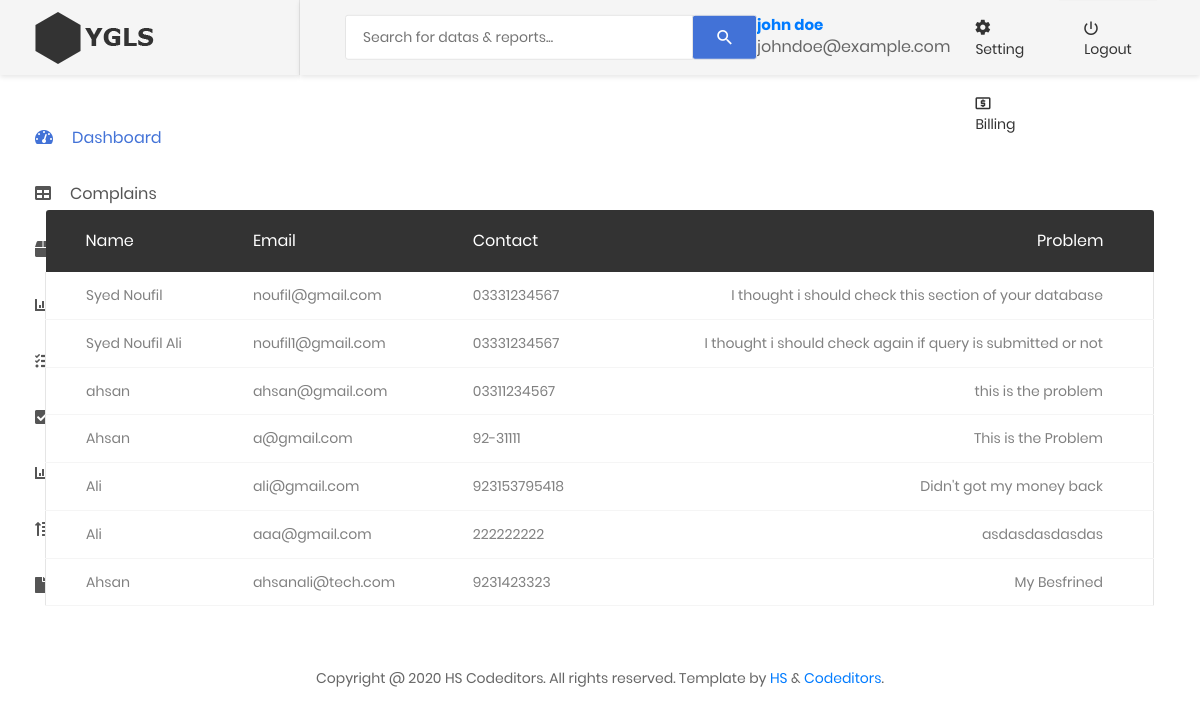
The page /complain.php on the database its author committed.
### tables this page shows
CREATE TABLE `complaints` (
  `id` int(11) NOT NULL,
  `c_name` varchar(50) NOT NULL,
  `c_email` varchar(50) NOT NULL,
  `contact` varchar(50) NOT NULL,
  `problem` varchar(500) NOT NULL
);

### complain.php (the view, shortened to what this page needs)
<!DOCTYPE html>
<html lang="en">
<head>
    <link href="css/font-face.css" rel="stylesheet" media="all">
    <link href="vendor/font-awesome-4.7/css/font-awesome.min.css" rel="stylesheet" media="all">
    <link href="vendor/font-awesome-5/css/fontawesome-all.min.css" rel="stylesheet" media="all">
    <link href="vendor/mdi-font/css/material-design-iconic-font.min.css" rel="stylesheet" media="all">
    <link href="vendor/bootstrap-4.1/bootstrap.min.css" rel="stylesheet" media="all">
    <link href="vendor/animsition/animsition.min.css" rel="stylesheet" media="all">
    <link href="vendor/bootstrap-progressbar/bootstrap-progressbar-3.3.4.min.css" rel="stylesheet" media="all">
    <link href="vendor/wow/animate.css" rel="stylesheet" media="all">
    <link href="vendor/css-hamburgers/hamburgers.min.css" rel="stylesheet" media="all">
    <link href="vendor/slick/slick.css" rel="stylesheet" media="all">
    <link href="vendor/select2/select2.min.css" rel="stylesheet" media="all">
    <link href="vendor/perfect-scrollbar/perfect-scrollbar.css" rel="stylesheet" media="all">
    <link href="css/theme.css" rel="stylesheet" media="all">
</head>
<body class="animsition">
    <div class="page-wrapper">
        <aside class="menu-sidebar d-none d-lg-block">
            <div class="logo">
                <a href="#">
                    <img src="images/icon/logo.png" alt="Cool Admin" />
                </a>
            </div>
            <div class="menu-sidebar__content js-scrollbar1">
                <nav class="navbar-sidebar">
                    <ul class="list-unstyled navbar__list">
                        <li class="has-sub active">
                            <a class="js-arrow" href="index.php">
                                <i class="fas fa-tachometer-alt"></i>Dashboard</a>
                        </li>
                        <li>
                            <a href="complain.php">
                                <i class="fas fa-table"></i>Complains</a>
                        </li>
                        <li class="has-sub">
                            <a class="js-arrow" href="#">
                                <i class="fas fa-box"></i>Packages</a>
                        </li>
                        <li>
                            <a href="chart.html">
                                <i class="fas fa-chart-bar"></i>Services</a>
                        </li>
                   <li>
                            <a href="chart.html">
                                <i class="fas fa-tasks"></i>Tasks</a>
                        </li>
              <li>
                            <a href="chart.html">
                                <i class="fas fa-check-square"></i>Vendor</a>
                        </li>
<li>
                            <a href="chart.html">
                                <i class="fas fa-chart-bar"></i>Wallet</a>
                        </li>
<li>
                            <a href="chart.html">
                                <i class="fas fa-sort-amount-up"></i>Order Details</a>
                        </li>
<li>
                            <a href="chart.html">
                                <i class="fas fa-file"></i>Pages</a>
                        </li>
                    </ul>
                </nav>
            </div>
        </aside>
        <div class="page-container">
            <header class="header-desktop">
                <div class="section__content section__content--p30">
                    <div class="container-fluid">
                        <div class="header-wrap">
                            <form class="form-header" action="" method="POST">
                                <input class="au-input au-input--xl" type="text" name="search" placeholder="Search for datas &amp; reports..." />
                                <button class="au-btn--submit" type="submit">
                                    <i class="zmdi zmdi-search"></i>
                                </button>
                            </form>
                            <div class="header-button">
                                                <div class="content">
                                                    <h5 class="name">
                                                        <a href="#">john doe</a>
                                                    </h5>
                                                    <span class="email">johndoe@example.com</span>
                                                </div>
                                            </div>
                                            <div class="account-dropdown__body">
                                                <div class="account-dropdown__item">
                                                    <a href="#">
                                                        <i class="zmdi zmdi-settings"></i>Setting</a>
                                                </div>
                                                <div class="account-dropdown__item">
                                                    <a href="#">
                                                        <i class="zmdi zmdi-money-box"></i>Billing</a>
                                                </div>
                                            </div>
                                            <div class="account-dropdown__footer">
                                                <a href="#">
                                                    <i class="zmdi zmdi-power"></i>Logout</a>
                                            </div>
                                        </div>
                                    </div>
                                </div>
                            </div>
                        </div>
            <div class="main-content">
                <div class="section__content section__content--p30">
                    <div class="container-fluid">
                        <div class="row m-t-30">
                            <div class="col-md-12">
                                <div class="table-responsive m-b-40">
                                    <table class="table table-borderless table-data3">
                                        <thead>
                                            <tr>
                                                <th>name</th>
                                                <th>email</th>
                                                <th>contact</th>
                                                <th>problem</th>
                                            </tr>
                                        </thead>
                                        <tbody>
<?php
include 'connect.php';
$sql = "SELECT * FROM complaints";
$result = $con->query($sql);
while ($fetch = mysqli_fetch_assoc($result)) {
	echo "<tr><td>".$fetch['c_name'] . "</td>
	<td>". $fetch['c_email'] ."</td>
	<td>". $fetch['contact'] ."</td>
	<td>". $fetch['problem'] ."</td></tr>";
}
?>
                                        </tbody>
                                    </table>
                                </div>
                            </div>
                        </div>
                    </div>
                        <div class="row">
                            <div class="col-md-12">
                                <div class="copyright">
                                    <p>Copyright @ 2020 HS Codeditors. All rights reserved. Template by <a href="https://hibasheikh.com">HS </a> & <a href="https://www.thecodeditors.com">Codeditors</a>.</p>
                                </div>
                            </div>
                        </div>
                    </div>
                </div>
</body>
</html>

### rows shown on the page
complaints: c_name "Syed Noufil", c_email "noufil@gmail.com", contact "03331234567", problem "I thought i should check this section of your database"
complaints: c_name "Syed Noufil Ali", c_email "noufil1@gmail.com", contact "03331234567", problem "I thought i should check again if query is submitted or not"
complaints: c_name "ahsan", c_email "ahsan@gmail.com", contact "03311234567", problem "this is the problem"
complaints: c_name "Ahsan", c_email "a@gmail.com", contact "92-31111", problem "This is the Problem"
complaints: c_name "Ali", c_email "ali@gmail.com", contact "923153795418", problem "Didn't got my money back"
complaints: c_name "Ali", c_email "aaa@gmail.com", contact "222222222", problem "asdasdasdasdas"
complaints: c_name "Ahsan", c_email "ahsanali@tech.com", contact "9231423323", problem "My Besfrined"
